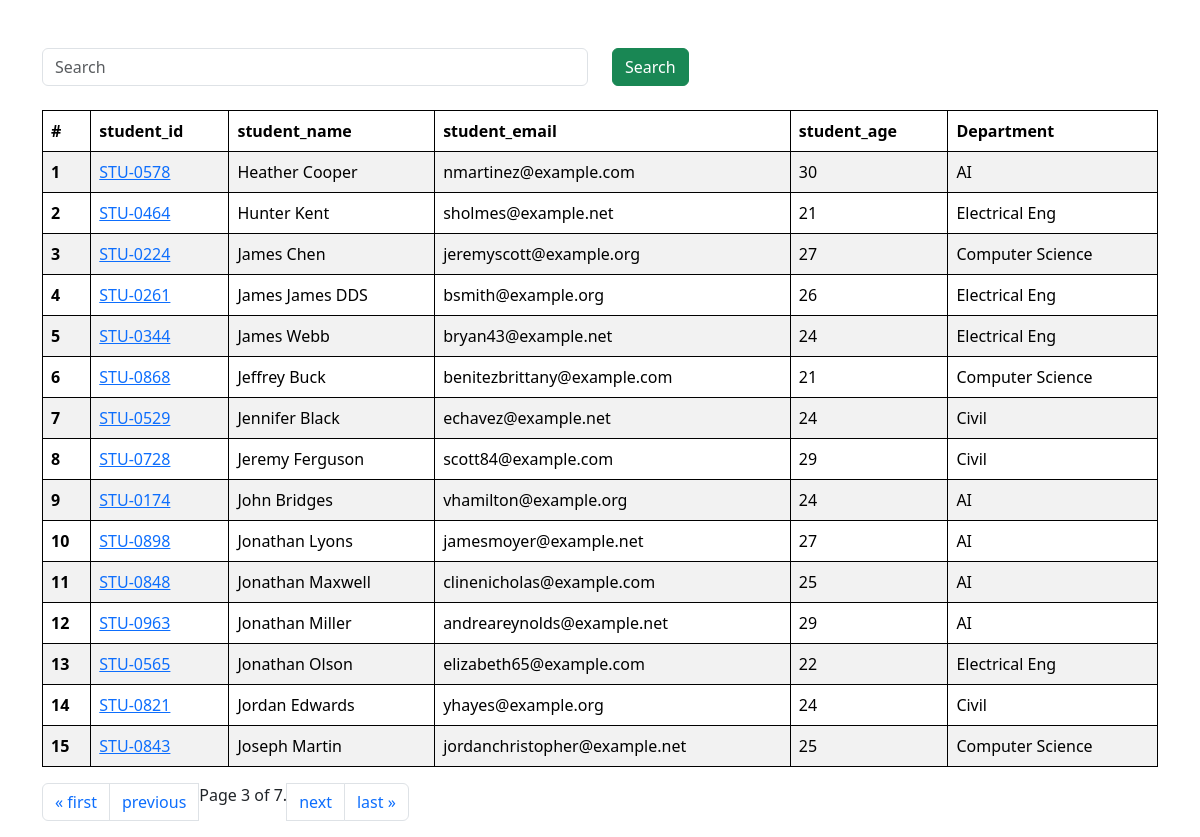
Screenshot of /students/?page=3 with the database file from the repository.
### veggie/models.py (models this page shows, shortened)
class Student(models.Model):
    department = models.ForeignKey(
        Department, related_name="depart", on_delete=models.CASCADE
    )
    student_id = models.OneToOneField(
        StudentID, related_name="studentid", on_delete=models.CASCADE
    )
    student_name = models.CharField(max_length=100)
    student_email = models.EmailField(unique=True)
    student_age = models.IntegerField(default=18)
    student_address = models.TextField()
    is_deleted = models.BooleanField(default=False)
    objects = StudentManager()
    admin_objects = models.Manager()
    class Meta:
        ordering = ["student_name"]
        verbose_name = "student"

class StudentID(models.Model):
    student_id = models.CharField(max_length=100)
    def __str__(self):
        return self.student_id

class Department(models.Model):
    department = models.CharField(max_length=50)
    class Meta:
        ordering = ["department"]

### accounts/views.py (the view, shortened to what this page needs)
# urls.py: path("students/", get_students, name="students"),
def get_students(request):
    query_set = Student.objects.all()
    paginator = Paginator(query_set, 15)
    page_number = request.GET.get("page", 1)
    page_obj = paginator.get_page(page_number)
    return render(request, "report/students.html", {"query_set": page_obj})

### veggie/models.py (called while the page is built)
    def get_queryset(self) -> models.QuerySet:
        return super().get_queryset().filter(is_deleted=False)

### accounts/templates/report/students.html (shortened to what this page needs)
<!DOCTYPE html>
<html lang="en">
<head>
    <link href="https://cdn.jsdelivr.net/npm/bootstrap@5.3.3/dist/css/bootstrap.min.css" rel="stylesheet">
</head>
<body>
    <div class='container mt-5'>
    <form class'mb-4'>
       <div class='row'>
        <div class='col-md-6'>
            <input class='form-control' name='search' placeholder='Search'>
            <br>
        </div>
        <div class='col-md-6'>
            <button class="btn btn-success">Search</button>
        </div>
        </div>
    </form>
      <table class="table table-striped">
        <thead>
          <tr>
            <th scope="col">#</th>
            <th scope="col">student_id</th>
            <th scope="col">student_name</th>
            <th scope="col">student_email</th>
            <th scope="col">student_age</th>
            <th scope="col">Department</th>
          </tr>
        </thead>
        <tbody>
            {% for student in query_set%}
          <tr>
            <th scope="row">{{forloop.counter}}</th>
            <td>
            <a href="{% url 'marks' student.student_id%}">{{student.student_id}}</a>
            </td>
            <td>{{student.student_name}}</td>
            <td>{{student.student_email}}</td>
            <td>{{student.student_age}}</td>
            <td>{{student.department.department}}</td>
          </tr>
          {% endfor %}
        </tbody>
      </table>
      <nav aria-label="Page navigation example">
        <ul class="pagination">
            {% if query_set.has_previous %}
            <li class="page-item"><a class="page-link" href="?page=1">&laquo; first</a></li>
            <li class="page-item"><a class="page-link" href="?page={{ query_set.previous_page_number }}">previous</a></li>
            {% endif %}
            <span class="current">
                Page {{ query_set.number }} of {{ query_set.paginator.num_pages }}.
            </span>
            {% if query_set.has_next %}
            <li class="page-item"><a class="page-link" href="?page={{ query_set.next_page_number }}">next</a></li>
            <li class="page-item"><a class="page-link" href="?page={{ query_set.paginator.num_pages }}">last &raquo;</a></li>
            {% endif %}
    </ul>
    </nav>
    </div>
</body>
</html>

### accounts/templates/report/students.html (style rules this page uses)
table, th, td { border: 1px solid; }

### rows the page displays
Student: student_id "STU-0578", student_name "Heather Cooper", student_email "nmartinez@example.com", student_age "30", department.department "AI"
Student: student_id "STU-0464", student_name "Hunter Kent", student_email "sholmes@example.net", student_age "21", department.department "Electrical Eng"
Student: student_id "STU-0224", student_name "James Chen", student_email "jeremyscott@example.org", student_age "27", department.department "Computer Science"
Student: student_id "STU-0261", student_name "James James DDS", student_email "bsmith@example.org", student_age "26", department.department "Electrical Eng"
Student: student_id "STU-0344", student_name "James Webb", student_email "bryan43@example.net", student_age "24", department.department "Electrical Eng"
Student: student_id "STU-0868", student_name "Jeffrey Buck", student_email "benitezbrittany@example.com", student_age "21", department.department "Computer Science"
Student: student_id "STU-0529", student_name "Jennifer Black", student_email "echavez@example.net", student_age "24", department.department "Civil"
Student: student_id "STU-0728", student_name "Jeremy Ferguson", student_email "scott84@example.com", student_age "29", department.department "Civil"
Student: student_id "STU-0174", student_name "John Bridges", student_email "vhamilton@example.org", student_age "24", department.department "AI"
Student: student_id "STU-0898", student_name "Jonathan Lyons", student_email "jamesmoyer@example.net", student_age "27", department.department "AI"
Student: student_id "STU-0848", student_name "Jonathan Maxwell", student_email "clinenicholas@example.com", student_age "25", department.department "AI"
Student: student_id "STU-0963", student_name "Jonathan Miller", student_email "andreareynolds@example.net", student_age "29", department.department "AI"
Student: student_id "STU-0565", student_name "Jonathan Olson", student_email "elizabeth65@example.com", student_age "22", department.department "Electrical Eng"
Student: student_id "STU-0821", student_name "Jordan Edwards", student_email "yhayes@example.org", student_age "24", department.department "Civil"
Student: student_id "STU-0843", student_name "Joseph Martin", student_email "jordanchristopher@example.net", student_age "25", department.department "Computer Science"

### other values shown
{{ query_set.number }} "3"
{{ query_set.paginator.num_pages }} "7"
